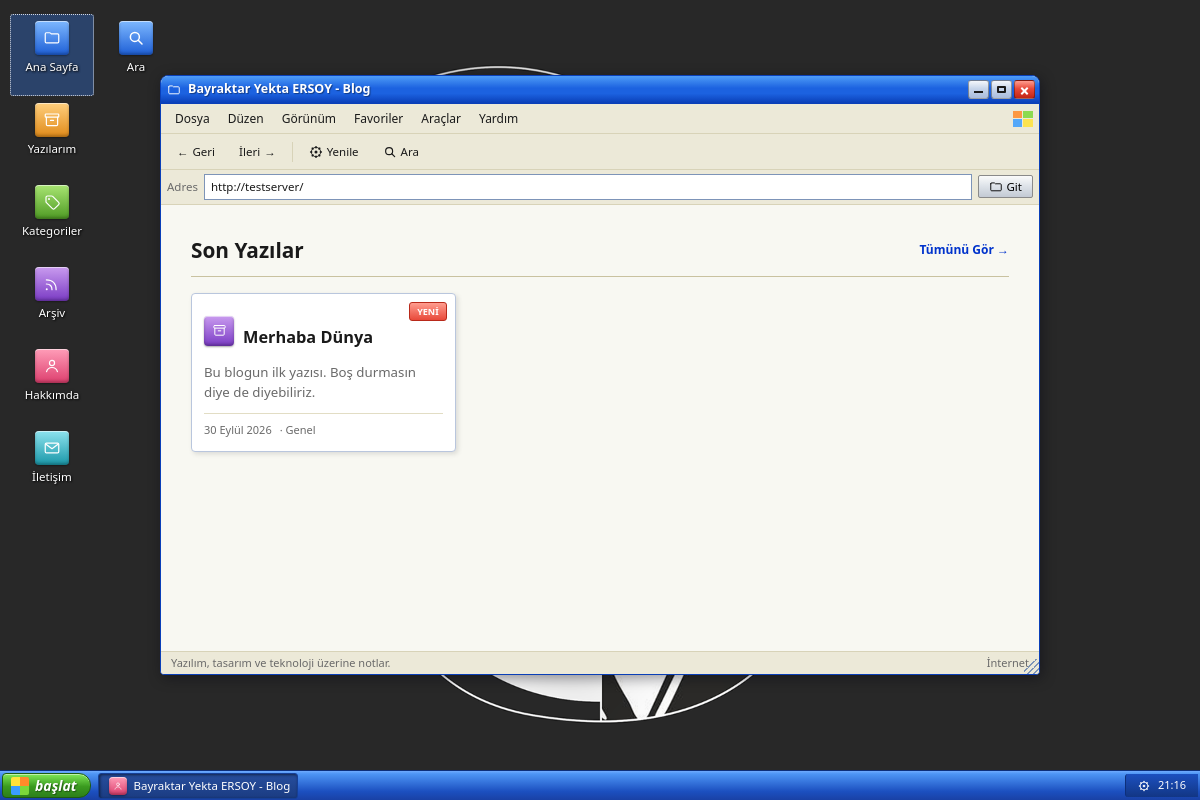
The page / on the database its author committed.
### tables this page shows
CREATE TABLE IF NOT EXISTS posts (
    id INT UNSIGNED AUTO_INCREMENT PRIMARY KEY,
    title VARCHAR(220) NOT NULL,
    slug VARCHAR(240) NOT NULL,
    excerpt VARCHAR(320) NOT NULL DEFAULT '',
    content_md MEDIUMTEXT NOT NULL,
    content_html MEDIUMTEXT NOT NULL,
    cover_image VARCHAR(255) NULL,
    status ENUM('draft','published') NOT NULL DEFAULT 'draft',
    category_id INT UNSIGNED NULL,
    author_id INT UNSIGNED NULL,
    meta_title VARCHAR(220) NULL,
    meta_description VARCHAR(320) NULL,
    reading_time SMALLINT UNSIGNED NOT NULL DEFAULT 1,
    views INT UNSIGNED NOT NULL DEFAULT 0,
    published_at DATETIME NULL,
    created_at DATETIME NOT NULL DEFAULT CURRENT_TIMESTAMP,
    updated_at DATETIME NOT NULL DEFAULT CURRENT_TIMESTAMP,
    UNIQUE KEY uq_posts_slug (slug),
    KEY idx_posts_status_published (status, published_at),
    KEY idx_posts_category (category_id),
    CONSTRAINT fk_posts_category FOREIGN KEY (category_id) REFERENCES categories (id) ON DELETE SET NULL,
    CONSTRAINT fk_posts_author FOREIGN KEY (author_id) REFERENCES admins (id) ON DELETE SET NULL
);

CREATE TABLE IF NOT EXISTS categories (
    id INT UNSIGNED AUTO_INCREMENT PRIMARY KEY,
    name VARCHAR(120) NOT NULL,
    slug VARCHAR(150) NOT NULL,
    description VARCHAR(300) NOT NULL DEFAULT '',
    created_at DATETIME NOT NULL DEFAULT CURRENT_TIMESTAMP,
    UNIQUE KEY uq_categories_slug (slug)
);

### app/Controllers/HomeController.php (called while the page is built, shortened)
<?php
final class HomeController
{
    public function index(Request $request): void
    {
        $result = Post::paginatePublished(1);
        $siteName = App::setting('site_name', App::config('app')['name']);
        $siteDescription = App::setting('site_description', App::config('seo')['default_description']);
        View::render('pages/home', [
            'posts' => $result['items'],
        ], 'layouts/desktop', [
            'id' => 'home',
            'title' => $siteName,
            'kind' => 'finder',
        ], [
            'seo' => [
                'title' => Seo::title($siteName, true),
                'description' => $siteDescription,
                'canonical' => Seo::siteUrl('/'),
            ],
            'jsonLd' => [[
                '@context' => 'https://schema.org',
                '@type' => 'WebSite',
                'name' => $siteName,
                'url' => Seo::siteUrl('/'),
                'potentialAction' => [
                    '@type' => 'SearchAction',
                    'target' => Seo::siteUrl('/arama') . '?q={search_term_string}',
                    'query-input' => 'required name=search_term_string',
                ],
            ]],
        ]);
    }
}

### public/index.php (called while the page is built, shortened)
<?php
$request = new Request();
$router = require dirname(__DIR__) . '/config/routes.php';
$router->dispatch($request);

### app/Models/Post.php (called while the page is built, shortened)
<?php
final class Post
{
    public static function paginatePublished(int $page = 1, ?int $categoryId = null, ?int $tagId = null): array
    {
        $page = max(1, $page);
        $offset = ($page - 1) * self::PER_PAGE;
        $db = Database::connection();
        $where = ['p.status = "published"', 'p.published_at <= NOW()'];
        $params = [];
        $join = '';
        $whereSql = implode(' AND ', $where);
        $countStmt = $db->prepare("SELECT COUNT(DISTINCT p.id) FROM posts p {$join} WHERE {$whereSql}");
        $countStmt->execute($params);
        $total = (int) $countStmt->fetchColumn();
        $sql = "SELECT DISTINCT p.*, c.name AS category_name, c.slug AS category_slug
                FROM posts p
                {$join}
                LEFT JOIN categories c ON c.id = p.category_id
                WHERE {$whereSql}
                ORDER BY p.published_at DESC
                LIMIT :limit OFFSET :offset";
        $stmt = $db->prepare($sql);
        $stmt->bindValue(':limit', self::PER_PAGE, PDO::PARAM_INT);
        $stmt->bindValue(':offset', $offset, PDO::PARAM_INT);
        $stmt->execute();
        return [
            'items' => $stmt->fetchAll(),
            'total' => $total,
            'page' => $page,
            'perPage' => self::PER_PAGE,
            'lastPage' => max(1, (int) ceil($total / self::PER_PAGE)),
        ];
    }
}

### app/Core/Emblem.php (called while the page is built, shortened)
<?php
final class Emblem
{
    public static function badgeFor(string $key): array
    {
        return self::BADGES[crc32($key) % count(self::BADGES)];
    }
}

### app/Core/Str.php (called while the page is built, shortened)
<?php
final class Str
{
    public static function trDate(?string $datetime, bool $withTime = false): string
    {
        $ts = strtotime($datetime);
        $out = (int) date('j', $ts) . ' ' . self::TR_MONTHS[(int) date('n', $ts)] . ' ' . date('Y', $ts);
        return $out;
    }
}

### app/Core/Request.php (called while the page is built, shortened)
<?php
final class Request
{
    public function __construct()
    {
        $path = parse_url($_SERVER['REQUEST_URI'] ?? '/', PHP_URL_PATH) ?: '/';
        $this->path = $path === '' ? '/' : $path;
    }
}

### app/Views/partials/post-grid.php (the view, shortened to what this page needs)
<?php if ($posts === []): ?>
    <p>Henüz yayınlanmış bir yazı yok.</p>
<?php else: ?>
    <div class="headline-grid">
        <?php foreach ($posts as $post): ?>
            <?php $isNew = !empty($post['published_at']) && strtotime((string) $post['published_at']) >= strtotime('-7 days'); ?>
            <?php $badge = Emblem::badgeFor($post['category_name'] ?? $post['title']); ?>
            <a class="headline-card" href="/yazi/<?= View::e($post['slug']) ?>">
                <?php if ($isNew): ?><span class="ribbon-new">YENİ</span><?php endif; ?>
                <div class="card-head">
                    <span class="file-badge <?= View::e($badge['color']) ?>" aria-hidden="true"><span class="icon icon-<?= View::e($badge['icon']) ?>"></span></span>
                    <h3><?= View::e($post['title']) ?></h3>
                </div>
                <p><?= View::e($post['excerpt']) ?></p>
                <div class="headline-meta">
                    <span><?= View::e(Str::trDate($post['published_at'])) ?></span>
                    <?php if (!empty($post['category_name'])): ?>
                        <span>· <?= View::e($post['category_name']) ?></span>
                    <?php endif; ?>
                </div>
            </a>
        <?php endforeach; ?>
    </div>
<?php endif; ?>

### app/Core/Router.php (shortened to what this page needs)
<?php
final class Router
{
    private array $routes = [];
    private function add(string $method, string $pattern, mixed $handler): void
    {
        $keys = [];
        $regex = preg_replace_callback('#\{([a-zA-Z_][a-zA-Z0-9_]*)\}#', function ($m) use (&$keys) {
            $keys[] = $m[1];
            return '([^/]+)';
        }, $pattern);
        $this->routes[] = [
            'method' => $method,
            'regex' => '#^' . $regex . '$#u',
            'keys' => $keys,
            'handler' => $handler,
        ];
    }
    public function dispatch(Request $request): void
    {
        $path = rtrim($request->path, '/');
        if ($path === '') {
            $path = '/';
        }
        foreach ($this->routes as $route) {
            if (preg_match($route['regex'], $path, $matches)) {
                array_shift($matches);
                $params = array_combine($route['keys'], $matches);
                $request->setParams($params);
                $this->call($route['handler'], $request);
                return;
            }
        }
    }
    private function call(mixed $handler, Request $request): void
    {
        if (is_array($handler)) {
            [$class, $method] = $handler;
            $controller = new $class();
            $controller->$method($request);
            return;
        }
        throw new \RuntimeException('Geçersiz route handler.');
    }
}

### public/assets/css/xp.css (style rules this page uses)
:root { --xp-title-1: #4e9cf7; --xp-title-2: #1c62e0; --xp-title-3: #0a3fb8; --xp-title-inactive-1: #a9b8cf; --xp-title-inactive-2: #7f93b3; --xp-body: #ece9d8; --xp-body-dark: #d8d3b8; --xp-panel: #f8f8f2; --xp-border: #0a3fb8; --xp-border-dark: #2a2a2a; --xp-taskbar-1: #4d95f5; --xp-taskbar-2: #1c50c0; --xp-taskbar-3: #1941a5; --xp-start-1: #7fe858; --xp-start-2: #3a9a1f; --xp-start-3: #2d7f1a; --xp-link: #0033cc; --xp-text: #1a1a1a; --xp-text-soft: color-mix(in srgb, var(--xp-text) 65%, white); --r-icon: 20%; --font-ui: Tahoma, Verdana, "Segoe UI", Arial, sans-serif; --font-mono: ui-monospace, "SF Mono", Menlo, Consolas, monospace; --taskbar-h: 30px; --content-font-size: 16px; font-size: var(--content-font-size); }
* { box-sizing: border-box; }
html, body { height: 100%; }
body { margin: 0; min-height: 100vh; color: var(--xp-text); font-family: var(--font-ui); font-size: 12.5px; line-height: 1.5; padding-bottom: calc(var(--taskbar-h) + 14px); background-color: #1a1a1a; background-image: url("/assets/img/wallpaper.png"); background-attachment: fixed; background-repeat: no-repeat; background-position: center center; background-size: cover; overflow-x: hidden; }
a { color: var(--xp-link); }
.icon { display: inline-block; width: 14px; height: 14px; background-color: currentColor; -webkit-mask-size: contain; mask-size: contain; -webkit-mask-repeat: no-repeat; mask-repeat: no-repeat; -webkit-mask-position: center; mask-position: center; flex: none; vertical-align: -2px; }
.badge, .file-badge { display: inline-flex; align-items: center; justify-content: center; color: #fff; border-radius: 4px; box-shadow: inset 0 1px 0 rgba(255,255,255,0.55), inset 0 -2px 3px rgba(0,0,0,0.25), 0 1px 2px rgba(0,0,0,0.35); }
.c-purple { background: linear-gradient(180deg,#c99bef,#7a3bc4); }
.file-badge { width: 30px; height: 30px; flex: none; }
.file-badge .icon { width: 15px; height: 15px; }
.headline-grid { display: grid; grid-template-columns: repeat(auto-fill, minmax(220px, 1fr)); gap: 12px; }
.headline-card { position: relative; display: flex; flex-direction: column; text-decoration: none; color: var(--xp-text); padding: 12px; background: #fff; border: 1px solid #b9c6dd; border-radius: 4px; box-shadow: 1px 1px 0 #fff inset, 2px 2px 5px rgba(0,0,15,0.12); }
.headline-card .card-head { display: flex; align-items: center; gap: 9px; margin-bottom: 8px; }
.headline-card h3 { margin: 0; font-size: 0.95rem; font-weight: 700; line-height: 1.3; color: var(--xp-text); }
.headline-card p { margin: 0; font-size: 0.83rem; color: var(--xp-text-soft); line-height: 1.5; flex: 1; }
.headline-meta { display: flex; gap: 8px; flex-wrap: wrap; margin-top: 10px; padding-top: 8px; border-top: 1px solid #e2ddc4; font-size: 11px; color: var(--xp-text-soft); }
.ribbon-new { position: absolute; top: 8px; right: 8px; background: linear-gradient(180deg,#ff9d8f,#e8493a); color: #fff; font-size: 9px; font-weight: 700; padding: 2px 7px; border-radius: 3px; border: 1px solid #b8291a; }
.article h3 { font-size: 1.02rem; font-weight: 700; margin: 1.3em 0 0.45em; }

### rows shown on the page
posts: shows "YENİ", title "Merhaba Dünya", excerpt "Bu blogun ilk yazısı. Boş durmasın diye de diyebiliriz.", published_at "30 Eylül 2026", category.name "Genel"

### other values the page prints
View::e($item['label']) "Ana Sayfa"
View::e($item['label']) "Yazılarım"
View::e($item['label']) "Kategoriler"
View::e($item['label']) "Arşiv"
View::e($item['label']) "Hakkımda"
View::e($item['label']) "İletişim"
View::e($item['label']) "Ara"
